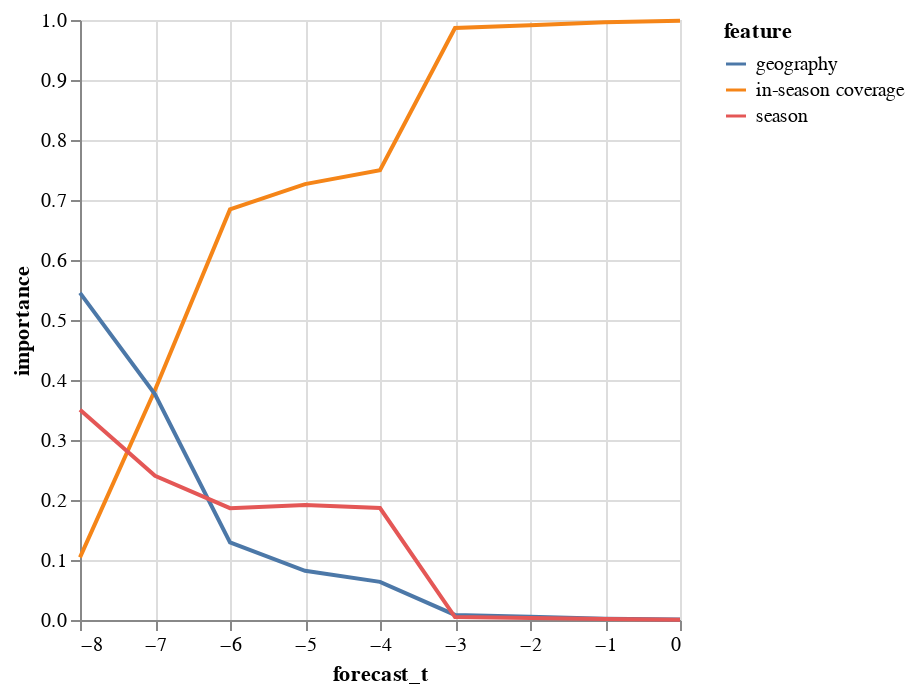

Write notebook code for a chart like this one.
### Code cell
alt.Chart(
    importances.group_by(
        pl.col("forecast_t"),
        pl.col("feature").replace({"unencoded": "in-season coverage"}),
    ).agg(pl.col("importance").sum())
).mark_line().encode(alt.X("forecast_t"), alt.Y("importance"), alt.Color("feature"))

### Figure 1 — Vega-Lite specification as saved in the notebook (floating-point values rounded to 4 significant figures)
{"config": {"view": {"continuousWidth": 300, "continuousHeight": 300}}, "data": {"name": "data-7cf71bc55100a3ce2ca43079819364e3"}, "mark": {"type": "line"}, "encoding": {"color": {"field": "feature", "type": "nominal"}, "x": {"field": "forecast_t", "type": "quantitative"}, "y": {"field": "importance", "type": "quantitative"}}, "$schema": "https://vega.github.io/schema/vega-lite/v5.20.1.json", "datasets": {"data-7cf71bc55100a3ce2ca43079819364e3": [{"forecast_t": -6, "feature": "in-season coverage", "importance": 0.6844}, {"forecast_t": -7, "feature": "in-season coverage", "importance": 0.3832}, {"forecast_t": -5, "feature": "geography", "importance": 0.08199}, {"forecast_t": -6, "feature": "season", "importance": 0.1864}, {"forecast_t": 0, "feature": "season", "importance": 0.000446}, {"forecast_t": -3, "feature": "season", "importance": 0.004795}, {"forecast_t": -6, "feature": "geography", "importance": 0.1292}, {"forecast_t": -2, "feature": "season", "importance": 0.003177}, {"forecast_t": -4, "feature": "geography", "importance": 0.06357}, {"forecast_t": -2, "feature": "geography", "importance": 0.005402}, {"forecast_t": -1, "feature": "geography", "importance": 0.00218}, {"forecast_t": -5, "feature": "season", "importance": 0.1915}, {"forecast_t": -4, "feature": "season", "importance": 0.1866}, {"forecast_t": -5, "feature": "in-season coverage", "importance": 0.7265}, {"forecast_t": -7, "feature": "season", "importance": 0.2405}, {"forecast_t": -8, "feature": "season", "importance": 0.3504}, {"forecast_t": -4, "feature": "in-season coverage", "importance": 0.7498}, {"forecast_t": 0, "feature": "geography", "importance": 0.000829}, {"forecast_t": -3, "feature": "in-season coverage", "importance": 0.9867}, {"forecast_t": -8, "feature": "in-season coverage", "importance": 0.1043}, {"forecast_t": -3, "feature": "geography", "importance": 0.008474}, {"forecast_t": -2, "feature": "in-season coverage", "importance": 0.9914}, {"forecast_t": -8, "feature": "geography", "importance": 0.5453}, {"forecast_t": -1, "feature": "in-season coverage", "importance": 0.9963}, {"forecast_t": -1, "feature": "season", "importance": 0.001565}, {"forecast_t": -7, "feature": "geography", "importance": 0.3763}, {"forecast_t": 0, "feature": "in-season coverage", "importance": 0.9987}]}}
